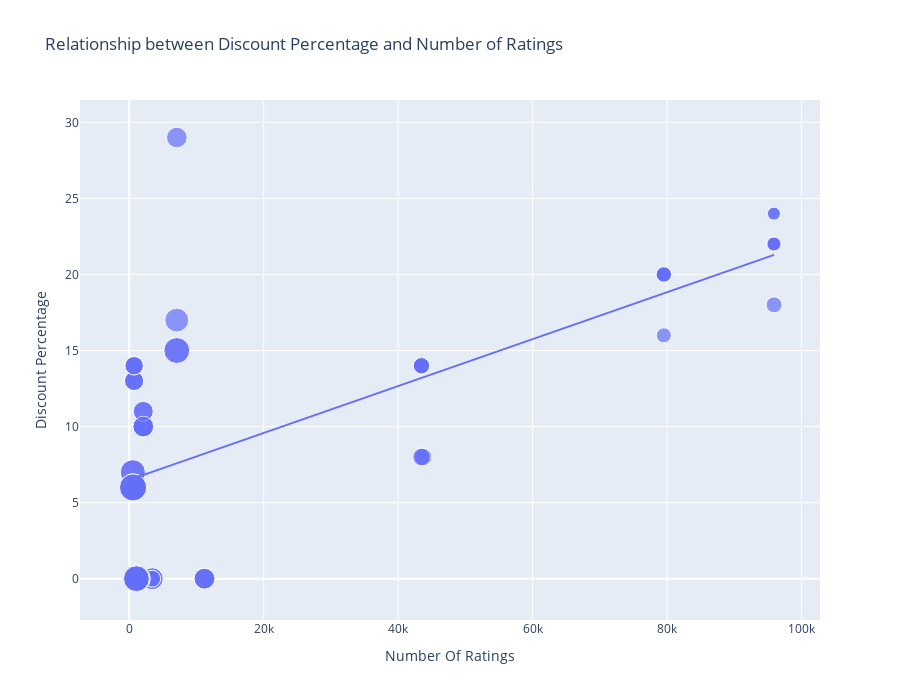

Notebook code for this chart:
### Code cell
figure = px.scatter (data_frame= data, x= "Number Of Ratings",
                    y="Discount Percentage",size= "Sale Price",trendline= "ols",
                    title= "Relationship between Discount Percentage and Number of Ratings")
figure.update_layout(width=900,height=700)
figure.show()

### Figure 1 — Plotly figure (JSON) as saved in the notebook; plotly's stock layout.template omitted (floating-point values rounded to 4 significant figures)
{"data": [{"hovertemplate": "Number Of Ratings=%{x}<br>Discount Percentage=%{y}<br>Sale Price=%{marker.size}<extra></extra>", "legendgroup": "", "marker": {"color": "#636efa", "size": [49900, 84900, 84900, 77000, 77000, 49900, 49900, 77000, 89900, 41999, 39999, 41999, 41999, 41999, 131900, 117100, 131900, 117100, 74999, 117900, 117100, 117900, 99900, 44999, 140900, 130900, 64900, 120900, 59900, 75900, 110900, 130900, 120900, 64900, 64900, 75900, 75900, 120900, 59900, 120900, 75900, 140900, 70900, 70900, 75900, 59900, 110900, 120900, 130900, 130900, 54999, 54999, 29999, 34999, 34999, 34999, 54999, 29999, 46999, 46999, 46999, 46999], "sizemode": "area", "sizeref": 352.2, "symbol": "circle"}, "mode": "markers", "name": "", "orientation": "v", "showlegend": false, "type": "scatter", "x": [3431, 3431, 3431, 11202, 11202, 3431, 3431, 11202, 1454, 79512, 79512, 79582, 79512, 79512, 1078, 1078, 1078, 1078, 7088, 7088, 1078, 7088, 7081, 95909, 542, 580, 740, 545, 740, 2101, 545, 580, 580, 730, 730, 2101, 2101, 580, 740, 580, 2092, 545, 2101, 2092, 2101, 740, 545, 580, 580, 580, 43707, 43707, 95807, 95909, 95807, 95909, 43470, 95909, 43470, 43470, 43470, 43470], "xaxis": "x", "y": [0, 0, 0, 0, 0, 0, 0, 0, 0, 20, 16, 20, 20, 20, 0, 0, 0, 0, 29, 15, 0, 15, 17, 18, 6, 6, 13, 6, 14, 10, 7, 6, 6, 13, 13, 10, 10, 6, 14, 6, 10, 6, 11, 11, 10, 14, 7, 6, 6, 6, 8, 8, 24, 22, 22, 22, 8, 24, 14, 14, 14, 14], "yaxis": "y"}, {"hovertemplate": "<b>OLS trendline</b><br>Discount Percentage = 0.000154292 * Number Of Ratings + 6.49233<br>R<sup>2</sup>=0.468988<br><br>Number Of Ratings=%{x}<br>Discount Percentage=%{y} <b>(trend)</b><extra></extra>", "legendgroup": "", "marker": {"color": "#636efa", "symbol": "circle"}, "mode": "lines", "name": "", "showlegend": false, "type": "scatter", "x": [542, 545, 545, 545, 545, 580, 580, 580, 580, 580, 580, 580, 580, 730, 730, 740, 740, 740, 740, 1078, 1078, 1078, 1078, 1078, 1454, 2092, 2092, 2101, 2101, 2101, 2101, 2101, 3431, 3431, 3431, 3431, 3431, 7081, 7088, 7088, 7088, 11202, 11202, 11202, 43470, 43470, 43470, 43470, 43470, 43707, 43707, 79512, 79512, 79512, 79512, 79582, 95807, 95807, 95909, 95909, 95909, 95909], "xaxis": "x", "y": [6.576, 6.576, 6.576, 6.576, 6.576, 6.582, 6.582, 6.582, 6.582, 6.582, 6.582, 6.582, 6.582, 6.605, 6.605, 6.607, 6.607, 6.607, 6.607, 6.659, 6.659, 6.659, 6.659, 6.659, 6.717, 6.815, 6.815, 6.816, 6.816, 6.816, 6.816, 6.816, 7.022, 7.022, 7.022, 7.022, 7.022, 7.585, 7.586, 7.586, 7.586, 8.221, 8.221, 8.221, 13.2, 13.2, 13.2, 13.2, 13.2, 13.24, 13.24, 18.76, 18.76, 18.76, 18.76, 18.77, 21.27, 21.27, 21.29, 21.29, 21.29, 21.29], "yaxis": "y"}], "layout": {"height": 700, "legend": {"itemsizing": "constant", "tracegroupgap": 0}, "title": {"text": "Relationship between Discount Percentage and Number of Ratings"}, "width": 900, "xaxis": {"anchor": "y", "autorange": true, "domain": [0, 1], "range": [-7312.0, 102700.0], "title": {"text": "Number Of Ratings"}, "type": "linear"}, "yaxis": {"anchor": "x", "autorange": true, "domain": [0, 1], "range": [-2.715, 31.47], "title": {"text": "Discount Percentage"}, "type": "linear"}}}
